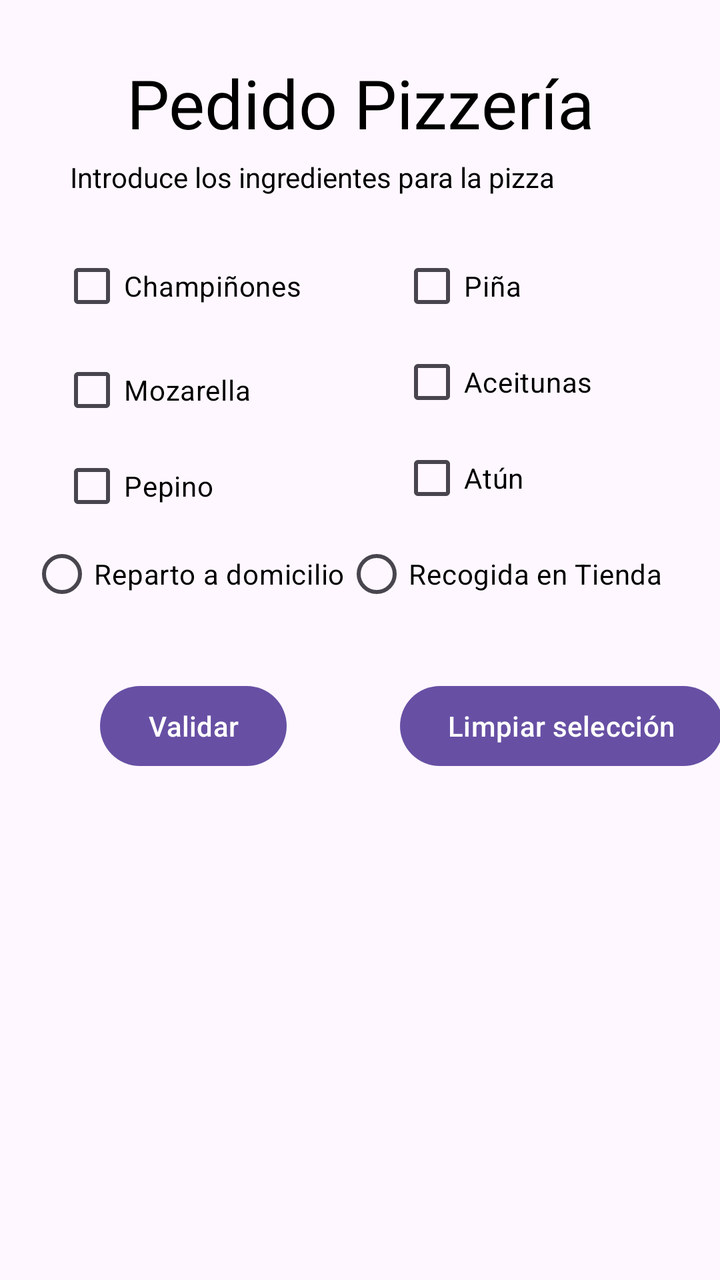
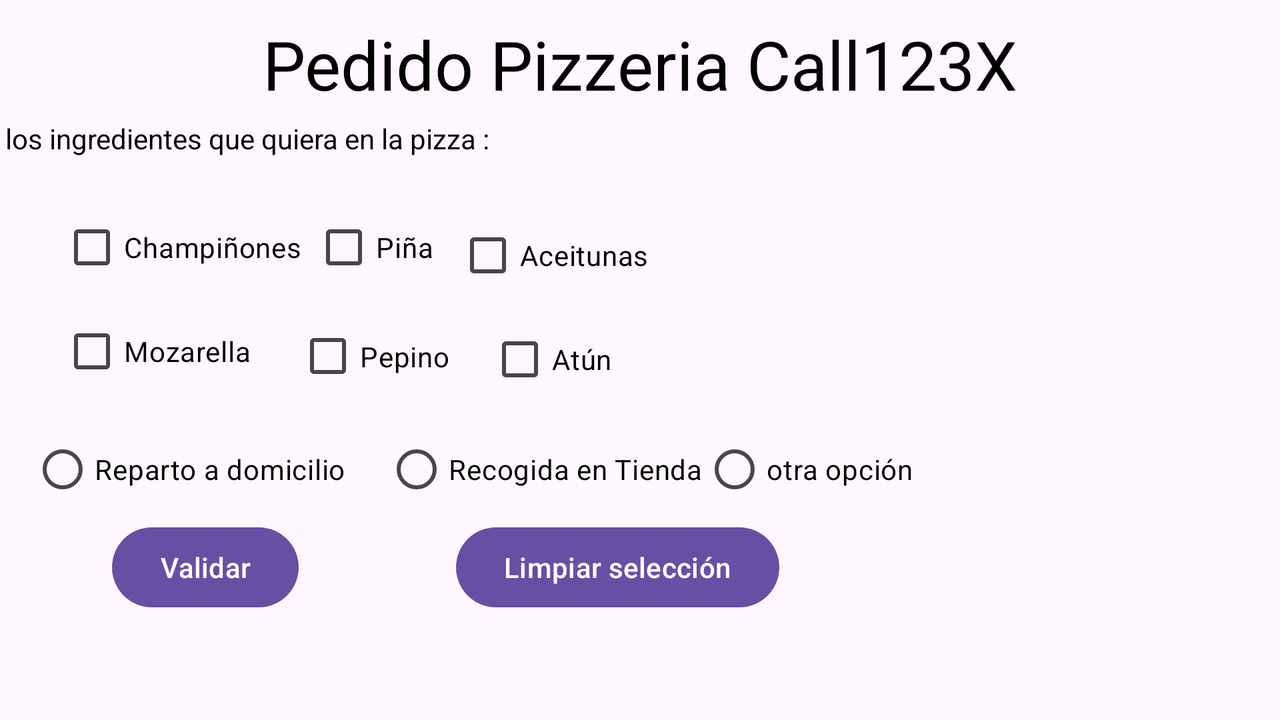

First picture: res/layout/ on a phone held upright. Second picture: the repository's own variant of that layout, on a device whose configuration matches the variant's folder. Source for both follows.
<!-- AndroidManifest.xml: application theme Theme.PizzeriaDos -->
<!-- res/layout/activity_main.xml -->
<?xml version="1.0" encoding="utf-8"?>
<androidx.constraintlayout.widget.ConstraintLayout xmlns:android="http://schemas.android.com/apk/res/android"
    xmlns:app="http://schemas.android.com/apk/res-auto"
    xmlns:tools="http://schemas.android.com/tools"
    android:layout_width="match_parent"
    android:layout_height="match_parent"
    tools:context=".MainActivity">


        <ImageView
            android:id="@+id/imageView2"
            android:layout_width="match_parent"
            android:layout_height="match_parent"
            android:scaleType="centerCrop"
            android:src="@drawable/rucula_pizza" />



        <TextView
            android:id="@+id/pedido"
            android:layout_width="wrap_content"
            android:layout_height="wrap_content"
            android:layout_marginStart="50dp"
            android:layout_marginTop="5dp"
            android:layout_marginEnd="50dp"
            android:layout_marginBottom="250dp"
            android:text="Pedido Pizzería"
            android:textAppearance="@style/TextAppearance.AppCompat.Display1"
            android:textColorHint="@color/black"
            app:layout_constraintBottom_toBottomOf="parent"
            app:layout_constraintEnd_toEndOf="parent"
            app:layout_constraintStart_toStartOf="parent"
            app:layout_constraintTop_toTopOf="parent"
            app:layout_constraintVertical_bias="0.06999999"
            android:textColor="@color/black"
           />


        <TextView
            android:id="@+id/textnum1"
            android:layout_width="700dp"
            android:layout_height="40dp"
            android:layout_marginStart="36dp"
            android:layout_marginTop="5dp"
            android:text="Introduce los ingredientes para la pizza"

            app:layout_constraintBottom_toTopOf="@+id/champiñones"
            app:layout_constraintEnd_toEndOf="parent"
            app:layout_constraintHorizontal_bias="0.003"
            app:layout_constraintStart_toStartOf="parent"
            app:layout_constraintTop_toBottomOf="@+id/pedido"
            tools:ignore="MissingConstraints"
            android:textColor="@color/black"
            />

        <CheckBox
            android:id="@+id/champiñones"
            android:layout_width="wrap_content"
            android:layout_height="wrap_content"
            android:text="@string/champinones"
            android:layout_marginLeft="30dp"
            app:layout_constraintStart_toStartOf="parent"
            app:layout_constraintTop_toBottomOf="@+id/textnum1"
            android:textColor="@color/black"></CheckBox>

        <CheckBox
            android:id="@+id/extra"
            android:layout_width="wrap_content"
            android:layout_height="wrap_content"
            android:layout_marginTop="4dp"
            android:text="@string/extra_de_mozarella"
            android:layout_marginLeft="30dp"
            app:layout_constraintStart_toStartOf="parent"

            app:layout_constraintTop_toBottomOf="@+id/champiñones"
            android:textColor="@color/black"></CheckBox>

        <CheckBox
            android:id="@+id/checkBox"
            android:layout_width="wrap_content"
            android:layout_height="wrap_content"
            android:text="@string/pepino"
            android:layout_marginLeft="30dp"
            app:layout_constraintStart_toStartOf="parent"
            app:layout_constraintTop_toBottomOf="@+id/extra"
            android:textColor="@color/black"></CheckBox>

        <CheckBox
            android:id="@+id/piña"
            android:layout_width="wrap_content"
            android:layout_height="wrap_content"
            android:text="@string/pina"
            android:layout_marginStart="200dp"
            app:layout_constraintStart_toStartOf="parent"
            app:layout_constraintTop_toBottomOf="@+id/textnum1"
            android:textColor="@color/black"></CheckBox>

        <CheckBox
            android:id="@+id/aceitunas"
            android:layout_width="wrap_content"
            android:layout_height="wrap_content"
            android:text="@string/aceitunas"
            android:layout_marginStart="200dp"
            app:layout_constraintStart_toStartOf="parent"
            app:layout_constraintTop_toBottomOf="@+id/piña"
            android:textColor="@color/black"></CheckBox>

        <CheckBox
            android:id="@+id/atun"
            android:layout_width="wrap_content"
            android:layout_height="wrap_content"
            android:text="@string/atun"
            android:layout_marginStart="200dp"
            app:layout_constraintStart_toStartOf="parent"
            app:layout_constraintTop_toBottomOf="@+id/aceitunas"
            android:textColor="@color/black"></CheckBox>


        <RadioGroup
            android:id="@+id/radioGroup"
            android:layout_width="366dp"
            android:layout_height="76dp"
            android:layout_marginStart="15dp"

            android:layout_marginTop="40dp"
            android:layout_marginEnd="16dp"


            android:layout_marginBottom="341dp"

            android:orientation="horizontal"
            app:layout_constraintBottom_toBottomOf="parent"
            app:layout_constraintEnd_toEndOf="parent"
            app:layout_constraintHorizontal_bias="0.0"
            app:layout_constraintStart_toStartOf="parent"
            app:layout_constraintTop_toBottomOf="@+id/atun"
            tools:ignore="MissingConstraints"
            android:textColor="@color/black">


            <RadioButton
                android:id="@+id/reparto"
                android:layout_width="wrap_content"
                android:layout_height="wrap_content"

                android:text="@string/reparto_a_domicilio"
                app:layout_constraintStart_toStartOf="parent"
                app:layout_constraintTop_toBottomOf="@+id/eleccion"
                android:textColor="@color/black"></RadioButton>

            <RadioButton
                android:id="@+id/recogida"
                android:layout_width="wrap_content"
                android:layout_height="wrap_content"

                android:text="@string/recogida_en_tienda"
                app:layout_constraintStart_toStartOf="parent"

                app:layout_constraintTop_toBottomOf="@+id/eleccion"
                tools:ignore="MissingConstraints"
                android:textColor="@color/black"></RadioButton>




        </RadioGroup>


        <Button
            android:id= "@+id/boton"
            android:layout_width="wrap_content"
            android:layout_height="wrap_content"
            android:text="Validar"
            app:layout_constraintStart_toStartOf="parent"
            android:layout_marginLeft="50dp"
            app:layout_constraintTop_toBottomOf="@+id/radioGroup"
            android:textColor="@color/white"></Button>

        <Button
            android:id="@+id/limpiar"
            android:layout_width="wrap_content"
            android:layout_height="wrap_content"

            android:layout_marginLeft="200dp"
            android:text="Limpiar selección"
            app:layout_constraintStart_toStartOf="parent"
            app:layout_constraintTop_toBottomOf="@+id/radioGroup"
            tools:ignore="MissingConstraints"
            android:textColor="@color/white"></Button>


        <TextView
            android:id="@+id/ticket"
            android:layout_width="278dp"
            android:layout_height="131dp"

            android:layout_marginTop="64dp"


            android:textColor="@color/black"
            android:textSize="20dp"
            app:layout_constraintTop_toBottomOf="@+id/limpiar"
            tools:ignore="MissingConstraints"
            tools:layout_editor_absoluteX="94dp">


        </TextView>


</androidx.constraintlayout.widget.ConstraintLayout>
<!-- resources referenced by this layout -->
<resources>
  <color name="black">#FF000000</color>
  <color name="white">#FFFFFFFF</color>
  <string name="aceitunas" translatable="true">Aceitunas</string>
  <string name="atun" translatable="true">Atún</string>
  <string name="champinones" translatable="true">Champiñones</string>
  <string name="extra_de_mozarella" translatable="true">Mozarella</string>
  <string name="pepino" translatable="true">Pepino</string>
  <string name="pina" translatable="true">Piña</string>
  <string name="recogida_en_tienda" translatable="true">Recogida en Tienda</string>
  <string name="reparto_a_domicilio" translatable="true">Reparto a domicilio</string>
  <style name="Theme.PizzeriaDos" parent="Base.Theme.PizzeriaDos" />
  <style name="Base.Theme.PizzeriaDos" parent="Theme.Material3.DayNight">
          
          
      </style>
</resources>
<!-- res/layout-land/activity_main.xml (the repository's variant of the layout above) -->
<!-- drawn on the phone turned sideways -->
<?xml version="1.0" encoding="utf-8"?>
<androidx.constraintlayout.widget.ConstraintLayout xmlns:android="http://schemas.android.com/apk/res/android"
    xmlns:app="http://schemas.android.com/apk/res-auto"
    xmlns:tools="http://schemas.android.com/tools"
    android:layout_width="match_parent"
    android:layout_height="match_parent"
    tools:context=".MainActivity">


        <ImageView
            android:id="@+id/imageView2"
            android:layout_width="match_parent"
            android:layout_height="match_parent"
            android:scaleType="centerCrop"
            android:src="@drawable/rucula_pizza"
            tools:layout_editor_absoluteX="16dp"
            tools:layout_editor_absoluteY="0dp" />

        <TextView
            android:id="@+id/pedido"
            android:layout_width="wrap_content"
            android:layout_height="wrap_content"
            android:layout_marginStart="50dp"
            android:layout_marginTop="5dp"
            android:layout_marginEnd="50dp"
            android:layout_marginBottom="250dp"
            android:text="@string/pedido_pizzeria_call123x"
            android:textAppearance="@style/TextAppearance.AppCompat.Display1"
            android:textColorHint="@color/black"
            app:layout_constraintBottom_toBottomOf="parent"
            app:layout_constraintEnd_toEndOf="parent"
            app:layout_constraintStart_toStartOf="parent"
            app:layout_constraintTop_toTopOf="parent"
            app:layout_constraintVertical_bias="0.06999999"
            android:textColor="@color/black"
           />


        <TextView
            android:id="@+id/textnum1"
            android:layout_width="700dp"
            android:layout_height="40dp"
            android:layout_marginStart="36dp"
            android:layout_marginTop="5dp"
            android:text="@string/introduce_los_ingredientes_que_quiera_en_la_pizza"

            android:textColor="@color/black"
            app:layout_constraintBottom_toTopOf="@+id/champiñones"
            app:layout_constraintEnd_toEndOf="parent"
            app:layout_constraintHorizontal_bias="1.0"
            app:layout_constraintStart_toStartOf="parent"
            app:layout_constraintTop_toBottomOf="@+id/pedido"
            tools:ignore="MissingConstraints" />

        <CheckBox
            android:id="@+id/champiñones"
            android:layout_width="wrap_content"
            android:layout_height="wrap_content"
            android:text="@string/champinones"
            android:layout_marginLeft="30dp"
            app:layout_constraintStart_toStartOf="parent"
            app:layout_constraintTop_toBottomOf="@+id/textnum1"
            android:textColor="@color/black"></CheckBox>

        <CheckBox
            android:id="@+id/extra"
            android:layout_width="wrap_content"
            android:layout_height="wrap_content"
            android:layout_marginTop="4dp"
            android:text="@string/extra_de_mozarella"
            android:layout_marginLeft="30dp"
            app:layout_constraintStart_toStartOf="parent"

            app:layout_constraintTop_toBottomOf="@+id/champiñones"
            android:textColor="@color/black"></CheckBox>

        <CheckBox
            android:id="@+id/checkBox"
            android:layout_width="116dp"
            android:layout_height="45dp"
            android:layout_marginStart="148dp"
            android:layout_marginTop="8dp"
            android:text="@string/pepino"
            android:textColor="@color/black"
            app:layout_constraintStart_toStartOf="parent"
            app:layout_constraintTop_toBottomOf="@+id/piña"></CheckBox>

        <CheckBox
            android:id="@+id/piña"
            android:layout_width="wrap_content"
            android:layout_height="wrap_content"
            android:layout_marginStart="156dp"
            android:text="@string/pina"
            android:textColor="@color/black"
            app:layout_constraintStart_toStartOf="parent"
            app:layout_constraintTop_toBottomOf="@+id/textnum1"></CheckBox>


        <CheckBox
            android:id="@+id/aceitunas"
            android:layout_width="wrap_content"
            android:layout_height="wrap_content"
            android:layout_marginStart="228dp"
            android:layout_marginTop="4dp"
            android:text="@string/aceitunas"
            android:textColor="@color/black"
            app:layout_constraintStart_toStartOf="parent"
            app:layout_constraintTop_toBottomOf="@+id/textnum1"></CheckBox>

        <CheckBox
            android:id="@+id/atun"
            android:layout_width="wrap_content"
            android:layout_height="wrap_content"
            android:layout_marginStart="244dp"
            android:layout_marginTop="4dp"
            android:text="@string/atun"
            android:textColor="@color/black"
            app:layout_constraintStart_toStartOf="parent"
            app:layout_constraintTop_toBottomOf="@+id/aceitunas"></CheckBox>

        <RadioGroup
            android:id="@+id/radioGroup"
            android:layout_width="489dp"
            android:layout_height="34dp"
            android:layout_marginStart="15dp"

            android:layout_marginTop="40dp"
            android:layout_marginEnd="16dp"


            android:layout_marginBottom="341dp"

            android:orientation="horizontal"
            android:textColor="@color/black"
            app:layout_constraintBottom_toBottomOf="parent"
            app:layout_constraintEnd_toEndOf="parent"
            app:layout_constraintHorizontal_bias="0.004"
            app:layout_constraintStart_toStartOf="parent"
            app:layout_constraintTop_toBottomOf="@+id/extra"
            app:layout_constraintVertical_bias="0.086"
            tools:ignore="MissingConstraints">


                <RadioButton
                    android:id="@+id/reparto"
                    android:layout_width="177dp"
                    android:layout_height="match_parent"

                    android:text="@string/reparto_a_domicilio"
                    android:textColor="@color/black"
                    app:layout_constraintStart_toStartOf="parent"
                    app:layout_constraintTop_toBottomOf="@+id/eleccion"></RadioButton>

                <RadioButton
                    android:id="@+id/recogida"
                    android:layout_width="wrap_content"
                    android:layout_height="wrap_content"

                    android:text="@string/recogida_en_tienda"
                    android:textColor="@color/black"

                    app:layout_constraintStart_toStartOf="parent"
                    app:layout_constraintTop_toBottomOf="@+id/eleccion"
                    tools:ignore="MissingConstraints"></RadioButton>

                <RadioButton
                    android:id="@+id/otraopcion"
                    android:layout_width="151dp"
                    android:layout_height="match_parent"
                    android:layout_marginLeft="0dp"

                    android:text="otra opción"
                    android:textColor="@color/black"

                    app:layout_constraintStart_toStartOf="parent"
                    app:layout_constraintTop_toBottomOf="@+id/eleccion"></RadioButton>


        </RadioGroup>


        <Button
            android:id="@+id/boton"
            android:layout_width="wrap_content"
            android:layout_height="wrap_content"
            android:layout_marginStart="56dp"
            android:layout_marginTop="8dp"
            android:text="Validar"
            android:textColor="@color/white"
            app:layout_constraintStart_toStartOf="parent"
            app:layout_constraintTop_toBottomOf="@+id/radioGroup"></Button>

        <Button
            android:id="@+id/limpiar"
            android:layout_width="wrap_content"
            android:layout_height="wrap_content"

            android:layout_marginStart="228dp"
            android:layout_marginTop="8dp"
            android:text="Limpiar selección"
            android:textColor="@color/white"
            app:layout_constraintStart_toStartOf="parent"
            app:layout_constraintTop_toBottomOf="@+id/radioGroup"
            tools:ignore="MissingConstraints"></Button>

        <TextView
            android:id="@+id/ticket"
            android:layout_width="278dp"
            android:layout_height="131dp"

            android:layout_marginTop="64dp"


            android:textColor="@color/black"
            android:textSize="20dp"
            app:layout_constraintTop_toBottomOf="@+id/limpiar"
            tools:ignore="MissingConstraints"
            tools:layout_editor_absoluteX="94dp">


        </TextView>




</androidx.constraintlayout.widget.ConstraintLayout>
<!-- resources referenced by the variant -->
<!-- as the phone turned sideways resolves them -->
<resources>
  <color name="black">#FF000000</color>
  <color name="white">#FFFFFFFF</color>
  <string name="aceitunas" translatable="true">Aceitunas</string>
  <string name="atun" translatable="true">Atún</string>
  <string name="champinones" translatable="true">Champiñones</string>
  <string name="extra_de_mozarella" translatable="true">Mozarella</string>
  <string name="introduce_los_ingredientes_que_quiera_en_la_pizza" translatable="true">Introduce los ingredientes que quiera en la pizza :</string>
  <string name="pedido_pizzeria_call123x" translatable="true">Pedido Pizzeria Call123X</string>
  <string name="pepino" translatable="true">Pepino</string>
  <string name="pina" translatable="true">Piña</string>
  <string name="recogida_en_tienda" translatable="true">Recogida en Tienda</string>
  <string name="reparto_a_domicilio" translatable="true">Reparto a domicilio</string>
  <style name="Theme.PizzeriaDos" parent="Base.Theme.PizzeriaDos" />
  <style name="Base.Theme.PizzeriaDos" parent="Theme.Material3.DayNight">
          
          
      </style>
</resources>
